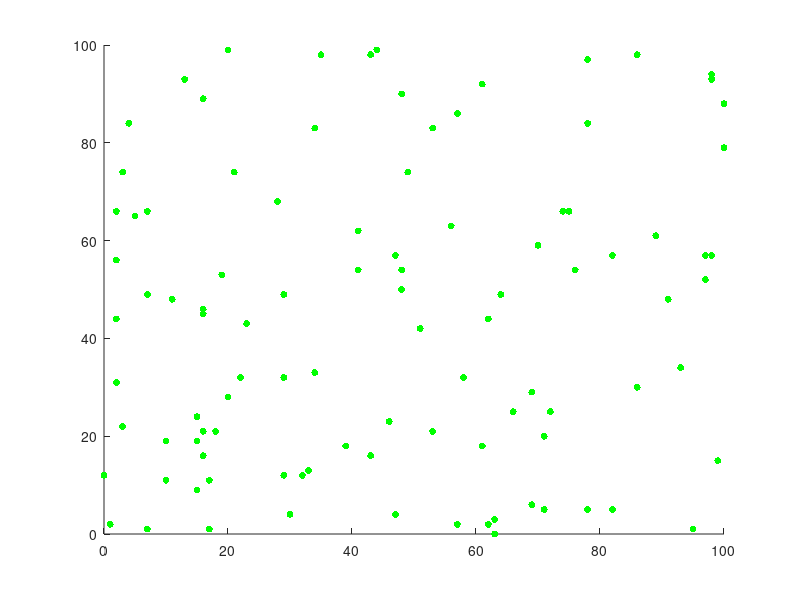

Source code (MATLAB): (Note: this script raises an error after producing the figure.)
clearvars;clc;
% Set parameters
num_par = 100;            % number of particles

xl = [0 100];           
yl = [0 100];           
start = [randi(xl,num_par,1),randi(yl,num_par,1)];  % starting coordinate (x,y)
gain = 0.01;              % movement 
time = 10;        
day = 0;
limit_day = 100;

% epi parameter
r_infect = 10;
infectP = 0.8;
i_period = 13;

%%
close all;
% initialize figure
f1 = figure;
set(gcf,'units','points','position',[500,500,600,400])
% h = plot(start(:,1), start(:,2), 'go', 'MarkerSize', 8, 'MarkerFaceColor', 'g'); 
% subplot(2,1,1)
ax = gca;
h = scatter(start(:,1), start(:,2),25,repmat([0 1 0],num_par,1),'filled');
% h = scatter(start(:,1), start(:,2),25,zeros(num_par,1),'filled');

% axis image
xlim(ax, xl)
ylim(ax, yl)
hold(ax, 'on')
% grid on
%%
% randomly jitter for set amount of time
t1 = tic; 
pt = [start,zeros(num_par,1)];
% first infection
pt(1:2,3) = 1;
h.CData(1:2,:) = ones(2,1)*[1 0 0];

stepX = range(xl) * gain; 
stepY = range(yl) * gain; 
sdf(gcf,'paper_f150')

video_flag = 1;
switch video_flag
    case 1
        video_filename = sprintf('n100-idot8-period%d',i_period);
        v = VideoWriter(strcat('vids/',video_filename),'MPEG-4');
        v.FrameRate = 10;
        v.Quality = 100;
        open(v);
        frame = getframe(f1);
        writeVideo(v,frame);
end

figure
set(gcf,'units','points','position',[1100,500,600,400])
h2 = animatedline;
ax2 = gca;
ylim(ax2, yl)

%%
while toc(t1) < time && ~all(pt(:,3))
% while day < limit_day
   % determine range of possible next coordinates (binary dynamics)
   xbound = [max(pt(:,1)-stepX, xl(1)), min(pt(:,1)+stepX, xl(2))]; 
   ybound = [max(pt(:,2)-stepY, yl(1)), min(pt(:,2)+stepY, yl(2))];
   % Randomly choose next coordinate
   row = 1:num_par;
   colx = randi([1,2],1,num_par);
   coly = randi([1,2],1,num_par);
   sz = size(xbound);
   indx = sub2ind(sz,row,colx);
   indy = sub2ind(sz,row,coly);
   pt(:,1) = xbound(indx); 
   pt(:,2) = ybound(indy);
   % Apply infection transition
%    pt(:,3) = updateInfection(pt);
   infectiousIdx = find(pt(:,3)>=1&pt(:,3)<=i_period);
   susceptibleIdx = find(pt(:,3)==0);
   sus_loc = pt(susceptibleIdx,1:2);
   inf_loc = pt(infectiousIdx,1:2);
   [i_idx,i_dist] = knnsearch(inf_loc,sus_loc,'K',1);
   if any(i_dist<r_infect)           % get index neighbor in distance r m
       rndSel = rand(sum(i_dist<r_infect),1)<infectP;
       contactIdx = find(i_dist<r_infect);
       infectionIdx = susceptibleIdx(contactIdx(rndSel)); 
       if ~isempty(infectionIdx)           
           pt(infectionIdx,3) = 1;
           h.CData(infectionIdx,:) = repmat([1 0 0],length(infectionIdx),1);           
       end
       day_infect=sum(rndSel);
       addpoints(h2,day,day_infect);
   else
       addpoints(h2,day,0);
   end
   
   if sum(pt(:,3)>0)
       pt(pt(:,3)>0,3) = pt(pt(:,3)>0,3)+1;
       h.CData(pt(:,3)>i_period,:) = ones(sum(pt(:,3)>i_period),1)*[0 0 1];
   end   
      
   % Update position of dot on axis
   h.XData = pt(:,1); 
   h.YData = pt(:,2);
   
   drawnow
   day=day+1;
   
   switch video_flag
        case 1
        frame = getframe(f1);
        writeVideo(v,frame);
   end
end
switch video_flag, case 1, close(v);end